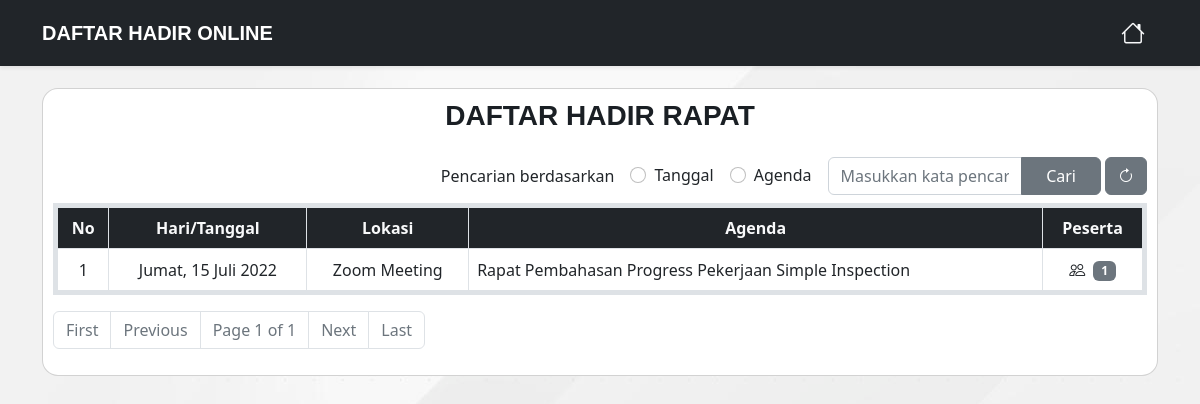
The page /daftar-hadir/1 on the database as committed earlier.
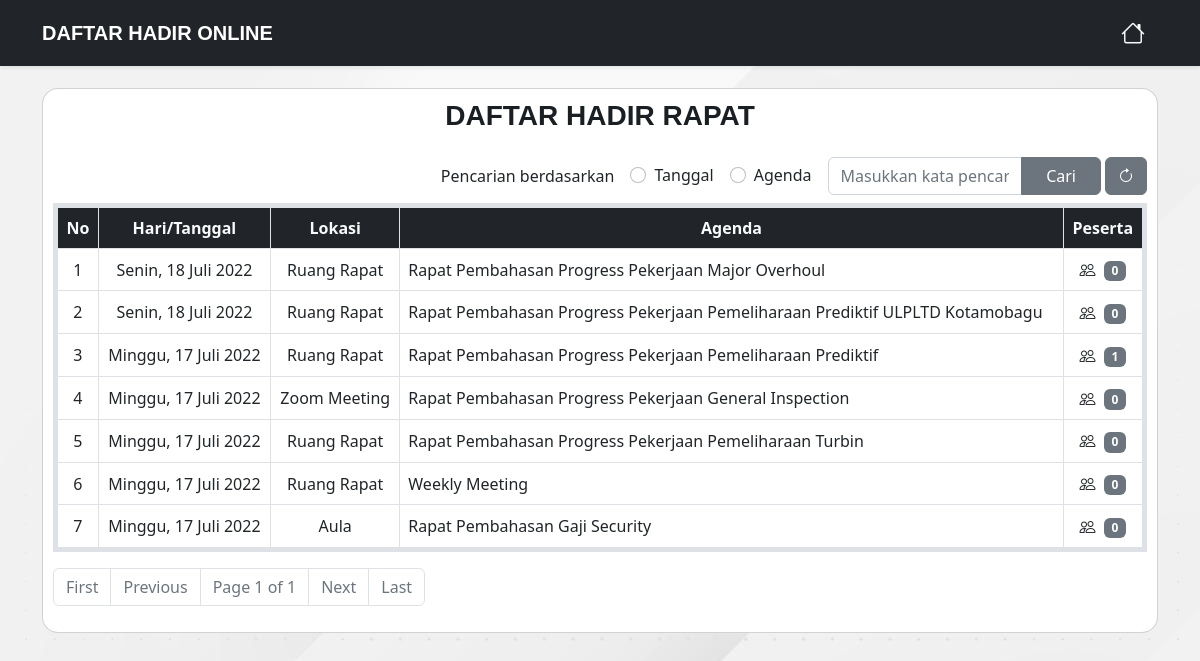
The same page on the database as committed later.
### app/models/agenda.py (models this page shows, shortened)
class Agenda(db.Model):
    id = db.Column(db.Integer, primary_key=True, autoincrement=True)
    tanggal = db.Column(db.String(50), nullable=False)
    tanggal_real = db.Column(db.String(50), nullable=False)
    waktu = db.Column(db.String(10), nullable=False)
    tempat = db.Column(db.String(80), nullable=False)
    link = db.Column(db.String(250), nullable=True)
    agenda = db.Column(db.String(150), nullable=False)
    user_id = db.Column(db.Integer, db.ForeignKey('user.id'))
    absens = db.relationship('Absen', backref='agenda', cascade="all, delete-orphan")

### app/routes.py (the view)
@app.route('/daftar-hadir/<int:page_num>', methods=['GET','POST'])
def daftar_hadir(page_num):
    if request.method == 'POST':
        if 'cariagenda' in request.form and request.form['selected'] == 'tanggal':
            cariagenda = request.form['cariagenda']
            search = '%{}%'.format(cariagenda)
            rapat_all = Agenda.query.filter(Agenda.tanggal.like(search)).paginate(per_page=10, page=page_num, error_out=True)
            return render_template('pages/daftar-hadir.html', title='Daftar Hadir Rapat', rapats=rapat_all, search=cariagenda, tanggal_check='checked')
        elif 'cariagenda' in request.form and request.form['selected'] == 'agenda':
            cariagenda = request.form['cariagenda']
            search = '%{}%'.format(cariagenda)
            rapat_all = Agenda.query.filter(Agenda.agenda.like(search)).paginate(per_page=10, page=page_num, error_out=True)
            return render_template('pages/daftar-hadir.html', title='Daftar Hadir Rapat', rapats=rapat_all, search=cariagenda, agenda_check='checked')
    else:
        rapat_all = Agenda.query.order_by(desc('tanggal_real')).paginate(per_page=10, page=page_num, error_out=True)
    return render_template('pages/daftar-hadir.html', title='Daftar Hadir Rapat', rapats=rapat_all)

### app/templates/pages/daftar-hadir.html (shortened to what the changed rows need)
{% extends 'layouts/base.html' %}  {% block content %}
<main class="container daftar-hadir">
  <div class="row">
    <div class="col-12">
      <div class="card text-center rounded-4">
        <div class="table-responsive">
          <table class="table table-bordered text-center border border-5">
            <thead class="bg-dark">
              <tr class="text-light">
                <th scope="col">No</th>
                <th scope="col">Hari/Tanggal</th>
                <th scope="col">Lokasi</th>
                <th scope="col">Agenda</th>
                <th scope="col">Peserta</th>
              </tr>
            </thead>
            {% if rapats.items %}
            <tbody>
              {% for rapat in rapats.items %}
              <tr class="align-middle">
                <td>{{((rapats.page-1)*10)+loop.index}}</td>
                <td>{{rapat.tanggal}}</td>
                <td>{{rapat.tempat}}</td>
                <td class="text-start">{{rapat.agenda}}</td>
                <td>
                  {% if rapat.absens|length == 0 %}
                  <button class="btn btn-peserta" onclick="showAlert()"><i class="bi-people"></i><span class="badge text-bg-secondary ms-2">{{rapat.absens|length}}</span></button>
                  {% else %}
                  <a class="btn btn-peserta" href="{{ url_for('peserta_rapat', agenda_id=rapat.id, page_num=1 ) }}"><i class="bi-people"></i><span class="badge text-bg-secondary ms-2">{{rapat.absens|length}}</span></a>
                  {% endif %}
                </td>
              </tr>
              {% endfor %}
            </tbody>
            {% else %}
            <tbody>
              <tr>
                <td colspan="5">Tidak Ditemukan</td>
              </tr>
            </tbody>
            {% endif %}
          </table>
        </div>
      </div>
    </div>
  </div>
</main>
{% endblock %}

Rows that differ between the two databases and show on the page:
added Agenda: ((rapats.page-1)*10)+loop.index "1", tanggal "Senin, 18 Juli 2022", tempat "Ruang Rapat", agenda "Rapat Pembahasan Progress Pekerjaan Major Overhoul", absens|length "0"
added Agenda: page "2", tanggal "Senin, 18 Juli 2022", tempat "Ruang Rapat", agenda "Rapat Pembahasan Progress Pekerjaan Pemeliharaan Prediktif ULPLTD Kotamobagu", absens|length "0"
changed Agenda: page "1" → "3"; tanggal "Jumat, 15 Juli 2022" → "Minggu, 17 Juli 2022"; tempat "Zoom Meeting" → "Ruang Rapat"; agenda "Rapat Pembahasan Progress Pekerjaan Simple Inspection" → "Rapat Pembahasan Progress Pekerjaan Pemeliharaan Prediktif"
added Agenda: page "4", tanggal "Minggu, 17 Juli 2022", tempat "Zoom Meeting", agenda "Rapat Pembahasan Progress Pekerjaan General Inspection", absens|length "0"
added Agenda: page "5", tanggal "Minggu, 17 Juli 2022", tempat "Ruang Rapat", agenda "Rapat Pembahasan Progress Pekerjaan Pemeliharaan Turbin", absens|length "0"
added Agenda: page "6", tanggal "Minggu, 17 Juli 2022", tempat "Ruang Rapat", agenda "Weekly Meeting", absens|length "0"
added Agenda: page "7", tanggal "Minggu, 17 Juli 2022", tempat "Aula", agenda "Rapat Pembahasan Gaji Security", absens|length "0"
